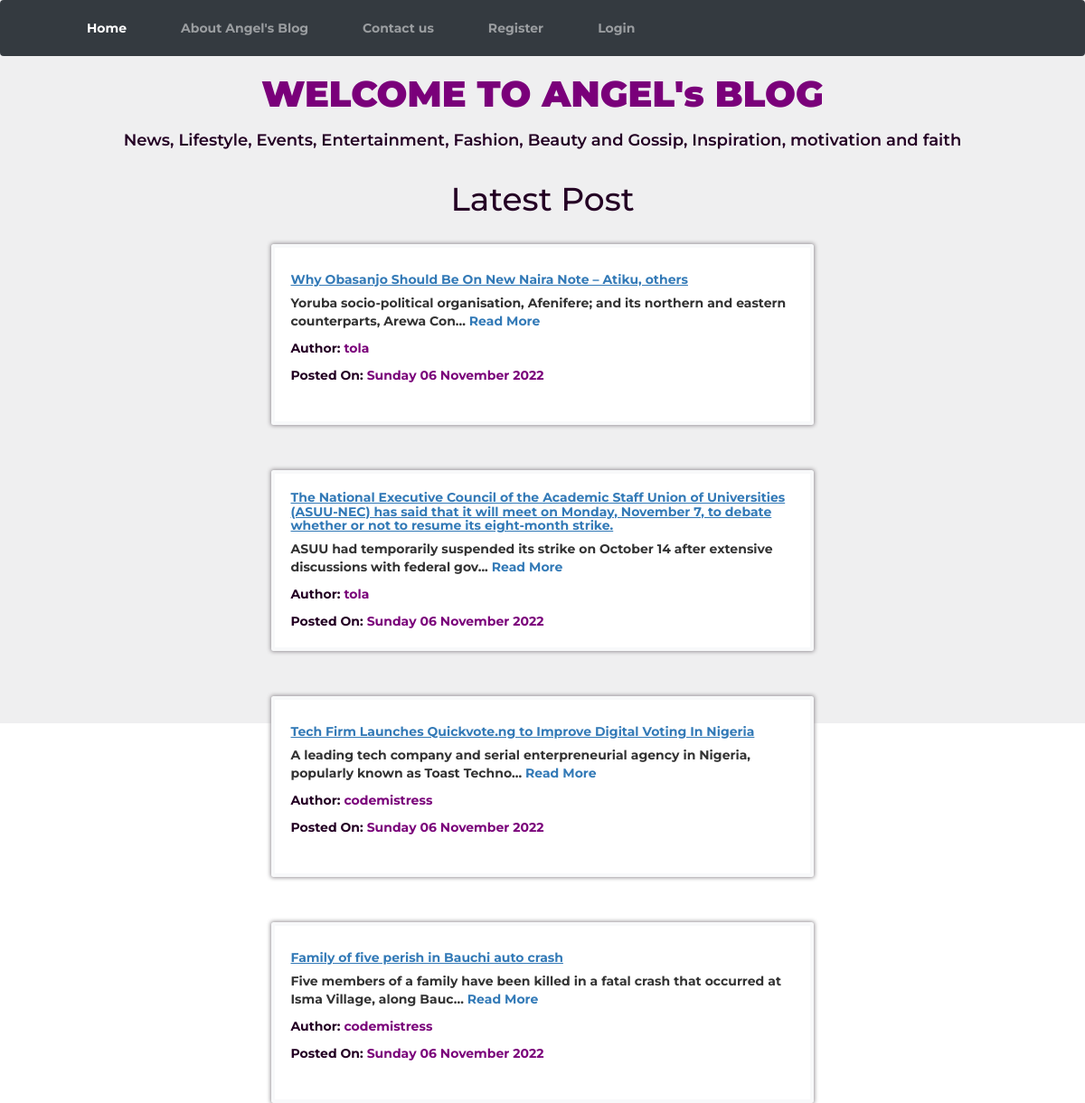
The page / on the database its author committed.
### tables this page shows
CREATE TABLE post (
	id INTEGER NOT NULL, 
	title VARCHAR(300) NOT NULL, 
	content TEXT NOT NULL, 
	user_id INTEGER, 
	author VARCHAR(200) NOT NULL, 
	date_posted DATETIME, 
	PRIMARY KEY (id), 
	FOREIGN KEY(user_id) REFERENCES user (id)
);

### app.py (the view)
@app.route('/')
def index():
    from models import Post
    posts =Post.query.order_by(Post.date_posted.desc()).all()
    return render_template('index.html', posts =posts)

### templates/index.html
{% extends 'base.html' %}
{% block content %}
<div class="container d-flex justify-content-center">
    <span class="title"><h1>{% block title %} Latest Post {% endblock %}</h1></span>
</div>
    <div class=" container2">
    {% for post in posts %}
    <div class="content">
        <div class="row">
            <div class="col-md-2 p-2">
                <div class=" card d-flex p-2 justify-content-center"  style="width:60rem; height: 20rem;  " >
                <div class="card-body">
                    <h5 class="card-title">
                        <a class="p-title" href="{{url_for('post', post_id=post.id)}}">
                            {{ post.title }}
                        </a>
                    </h5>
                    <p class="card-text">{{ post.content[:100] }}...  <a href="{{url_for('post', post_id=post.id)}}"> Read More</a></p>
                <div class=" author">
                    <p> <span class="author" style="color:rgb(36, 0, 36)">Author:</span>  {{ post.author }}</p>
                </div>
                <div class=" date">
                    <p> <span class="post-on" style="color:rgb(36, 0, 36)">Posted On: </span>{{ post.date_posted.strftime('%A %d %B %Y') }}</p>
                </div>
            </div>
        </div>
    </div>
    </div>
</div>
{% endfor %}
    </div>
{% endblock %}

### templates/base.html (shortened to what this page needs)
<!DOCTYPE html>
<html lang="en">
  <head>
    <link rel="stylesheet" href="https://cdnjs.cloudflare.com/ajax/libs/twitter-bootstrap/4.1.3/css/bootstrap.min.css">
    <link rel="stylesheet" href="https://maxcdn.bootstrapcdn.com/bootstrap/3.3.5/css/bootstrap.min.css">
    <link rel="stylesheet" href="https://ajax.googleapis.com/ajax/libs/jquery/2.1.1/jquery.min.js">
    <link rel="stylesheet" href="https://cdnjs.cloudflare.com/ajax/libs/jqueryui/1.12.1/jquery-ui.min.js">
    <link rel="stylesheet" href="https://maxcdn.bootstrapcdn.com/bootstrap/3.3.5/js/bootstrap.min.js">
    <link rel="stylesheet" href="{{url_for('static', filename='css/styles.css')}}">
  </head>
  <body>
    <div class="area" >
      <nav class="navbar navbar-expand-lg navbar-dark bg-dark  main-content">
        <div class="container-fluid">
          <div class="collapse navbar-collapse" id="navbarTogglerDemo01">
        <ul class="navbar-nav me-auto mb-2 mb-lg-0">
          <li class="nav-item" >
            {% if current_user.is_authenticated %}
        <a class="nav-link active" aria-current="page" href="{{ url_for('index') }}">Blog Post</a>
      </li>
      <li class="nav-item">
        <a class="nav-link"  href="{{url_for('about')}}">About Angel's Blog</a>
      </li>
        <li class="nav-item">
        <a class="nav-link"  href="{{url_for('contact')}}">Contact us</a>
      </li>
        <li class="nav-item">
        <a  class= "nav-link" href="{{url_for('create_post')}}">Create New Post</a>
      </li>
      <li class="nav-item">
        <a  class= "nav-link" href="{{url_for('logout')}}">Logout</a>
      </li>
        {% else %}
        <li class="nav-item">
        <a class="nav-link active" aria-current="page" href="{{ url_for('index') }}">Home</a>
      </li>
      <li class="nav-item">
        <a class="nav-link"  href="{{url_for('about')}}">About Angel's Blog</a>
      </li>
      <li class="nav-item">
        <a class="nav-link"  href="{{url_for('contact')}}">Contact us</a>
      </li>
      <li class="nav-item">
        <a  class= "nav-link" href="{{url_for('register')}}">Register</a>
      </li>
      <li class="nav-item">
        <a  class= "nav-link" href="{{url_for('login')}}">Login</a>
      </li>
      {% endif %}
      </ul>
    </div>
  </div>
    </nav>
  <ul class="circles">
  </ul>
    <h4 class=" blog_title  container  text-center main-content">
      <span class="welcome">WELCOME TO ANGEL's BLOG  </span> <br><br>
       News, Lifestyle, Events, Entertainment, Fashion, Beauty and Gossip, Inspiration, motivation and faith
    </h4>
     <div class="main-content">
      {% block content %}
      {% endblock %}
    </div>
  </div >
  </body>
</html>

### static/css/styles.css (style rules this page uses)
:root { --color: rgb(153, 149, 153); }
body { background-image: linear-gradient(to right, rgb(255, 251, 253) , rgb(241, 240, 241)); font-family: 'Montserrat', sans-serif; box-sizing: border-box; }
* { font-weight: bold; }
.p-title { text-decoration: underline; }
.welcome { font-weight: 900; font-size: 40px; color: rgb(122, 0, 122) }
.title { margin: 5px; color: rgb(36, 0, 36); font-weight: 500; }
h1 { margin-bottom: -5px; }
.author { color: #d64161; }
.author p { color: rgb(122, 0, 122); }
.date { color: rgb(122, 0, 122); }
.blog_title { color:rgb(36, 0, 36); font-weight: 600; }
.container2 { display: flex; flex-direction: column; flex-wrap: wrap; gap: 30px; justify-content: center; }
.card { border: 0.40rem solid #f8f9fa; top: 10%; box-shadow: 0px 0px 4px 1px var(--color); }
.content { margin: 5px; display: flex; flex-direction: row; flex-wrap: wrap; justify-content: center; }
nav a { color: #d64161; font-size: 1em; margin-left: 50px; text-decoration: none; }
.author { color: #00a36f; }
.main-content { position: relative; z-index: 10; }
.area { background: #efeff0; background: -webkit-linear-gradient(to left, #e3e3e7, #f8c5e5); width: 100%; height:100vh; position:absolute; z-index: -10; }
.circles { position: absolute; top: 0; left: 0; width: 100%; height: 100%; overflow: hidden; }

### rows shown on the page
post: title "Why Obasanjo Should Be On New Naira Note – Atiku, others", content "Yoruba socio-political organisation, Afenifere; and its northern and eastern counterparts, Arewa Con", author "tola", date_posted "Sunday 06 November 2022"
post: title "The National Executive Council of the Academic Staff Union of Universities (ASUU-NEC) has said that it will meet on Monday, November 7, to debate whether or not to resume its eight-month strike.", content "ASUU had temporarily suspended its strike on October 14 after extensive discussions with federal gov", author "tola", date_posted "Sunday 06 November 2022"
post: title "Tech Firm Launches Quickvote.ng to Improve Digital Voting In Nigeria", content "A leading tech company and serial enterpreneurial agency in Nigeria, popularly known as Toast Techno", author "codemistress", date_posted "Sunday 06 November 2022"
post: title "Family of five perish in Bauchi auto crash", content "Five members of a family have been killed in a fatal crash that occurred at Isma Village, along Bauc", author "codemistress", date_posted "Sunday 06 November 2022"
